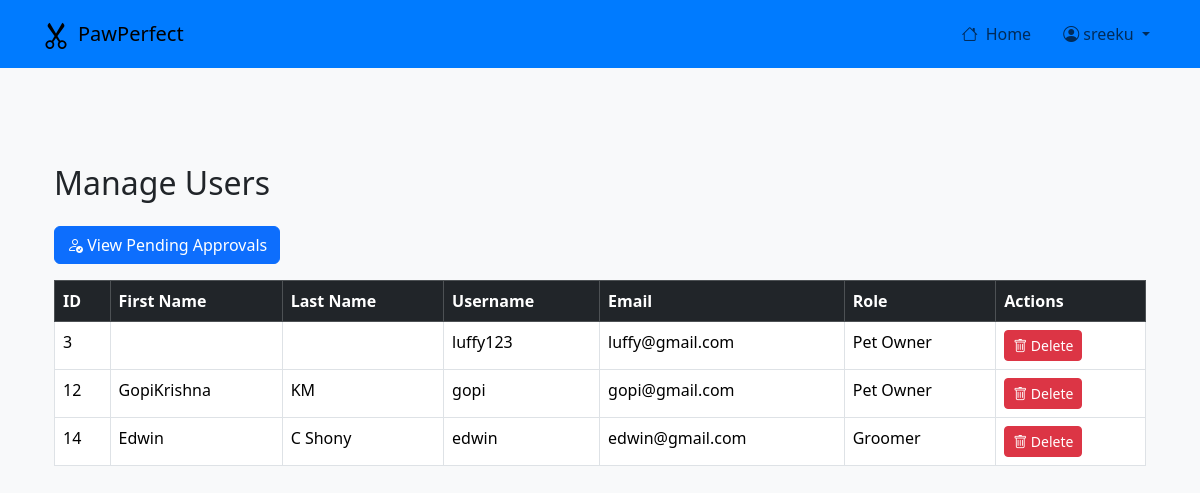
Page /manage_users/ (signed in) on the committed database.
### userauth/models.py (models this page shows, shortened)
class User(AbstractUser):
    ROLE_CHOICES = [
        ('owner', 'Pet Owner'),
        ('groomer', 'Groomer'),
    ]
    role = models.CharField(max_length=20, choices=ROLE_CHOICES, default='owner')
    is_approved = models.BooleanField(default=False)
    phone_number = models.CharField(max_length=15, blank=True, null=True)  # New field added

### admin_panel/views.py (the view)
# urls.py: path('manage_users/', views.manage_users, name='manage_users'),
@login_required
def manage_users(request):
    if not request.user.is_superuser:  # Check if the user is admin
        return redirect('home')
    users = User.objects.filter(is_approved=True,role__in=['owner', 'groomer'])
    return render(request, 'manage_user/manage_users.html', {'users': users})

### admin_panel/templates/manage_user/manage_users.html (shortened to what this page needs)
{% extends "base.html" %}
{% block content %}
<div class="container mt-5">
    <h2 class="mb-4">Manage Users</h2>
    <a href="{% url 'pending_users' %}" class="btn btn-primary mb-3">
        <i class="bi bi-person-check"></i> View Pending Approvals
    </a>
    <table class="table table-bordered table-hover">
        <thead class="table-dark">
            <tr>
                <th>ID</th>
                <th>First Name</th>
                <th>Last Name</th>
                <th>Username</th>
                <th>Email</th>
                <th>Role</th>
                <th>Actions</th>
            </tr>
        </thead>
        <tbody>
            {% for user in users %}
                <tr>
                    <td>{{ user.id }}</td>
                    <td>{{ user.first_name }}</td>
                    <td>{{ user.last_name }}</td>
                    <td>{{ user.username }}</td>
                    <td>{{ user.email }}</td>
                    <td>{{ user.get_role_display }}</td>
                    <td>
                            <form method="post" action="{% url 'delete_user' user.id %}" class="d-inline">
                                <button type="submit" class="btn btn-danger btn-sm">
                                    <i class="bi bi-trash"></i> Delete
                                </button>
                            </form>
                        </div>
                    </td>
                </tr>
            {% empty %}
                <tr>
                    <td colspan="7" class="text-center text-muted">No approved users found.</td>
                </tr>
            {% endfor %}
{% endblock %}

### userauth/templates/base.html (shortened to what this page needs)
{% load static %}
<!DOCTYPE html>
<html lang="en">
<head>
    <link href="https://cdn.jsdelivr.net/npm/bootstrap@5.3.2/dist/css/bootstrap.min.css" rel="stylesheet">
    <link href="https://cdn.jsdelivr.net/npm/bootstrap-icons/font/bootstrap-icons.css" rel="stylesheet">
    <link rel="stylesheet" href="{% static 'userauth/css/style.css' %}">
    <link rel="stylesheet" href="{% static 'groom_interface/css/style.css' %}">
</head>
<body class="bg-light">
    <header class="sticky-top">
        <nav class="navbar navbar-expand-lg navbar-light" style="background-color: #007bff;">
            <div class="container">
                <a class="navbar-brand d-flex align-items-center gap-2" href="{% url 'home' %}">
                    <i class="bi bi-scissors fs-3"></i>
                    <span class="brand-text">PawPerfect</span>
                </a>
                <div class="collapse navbar-collapse" id="navbarNav">
                    <ul class="navbar-nav ms-auto align-items-center gap-3">
                        {% if request.path != '/login/' and request.path != '/signup/' %}
                            <li class="nav-item">
                                <a class="nav-link" href="{% url 'home' %}">
                                    <i class="bi bi-house me-2"></i>Home
                                </a>
                            </li>
                        {% endif %}
                        {% if not user.is_authenticated %}
                            <li class="nav-item">
                                <a class="nav-link" href="{% url 'login' %}">
                                    <i class="bi bi-box-arrow-in-right me-2"></i>Login
                                </a>
                            </li>
                        {% else %}
                            <li class="nav-item dropdown">
                                <a class="nav-link dropdown-toggle" href="#" id="profileDropdown" role="button" data-bs-toggle="dropdown" aria-expanded="false">
                                    <i class="bi bi-person-circle"></i> {{ user.username }}
                                </a>
                            </li>
                        {% endif %}
                    </ul>
                </div>
            </div>
        </nav>
    </header>
    <main class="container py-5">
        {% block content %}{% endblock %}
    </main>
</body>
</html>

### rows in the picture
User: username "sreeku"
User: id "3", username "luffy123", email "luffy@gmail.com", role "Pet Owner"
User: id "12", first_name "GopiKrishna", last_name "KM", username "gopi", email "gopi@gmail.com", role "Pet Owner"
User: id "14", first_name "Edwin", last_name "C Shony", username "edwin", email "edwin@gmail.com", role "Groomer"
